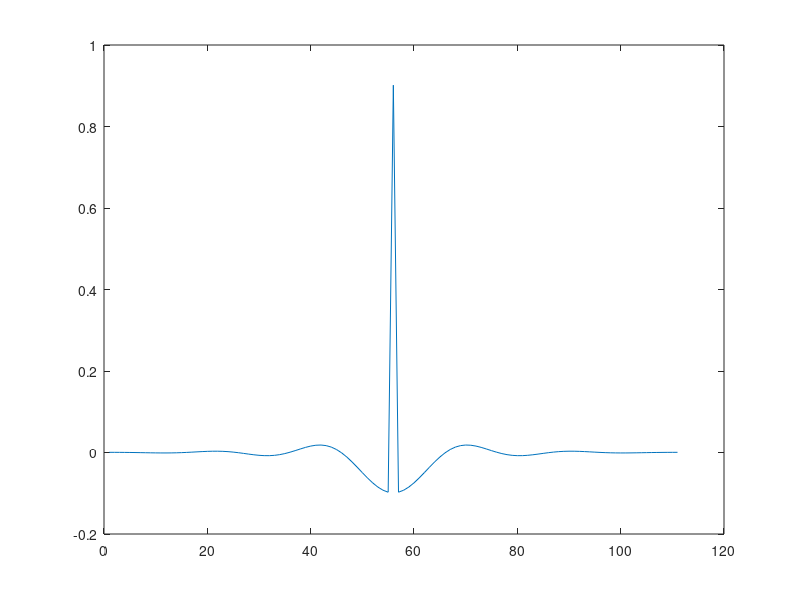
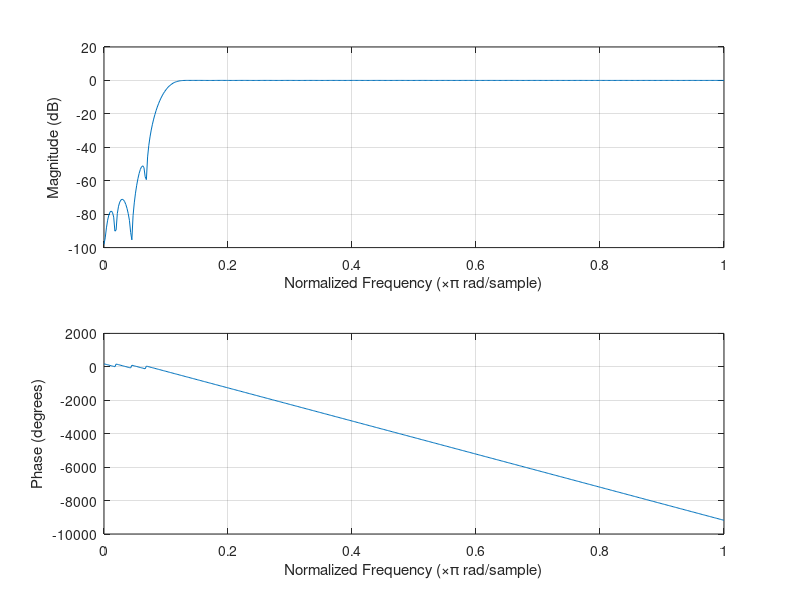

The MATLAB source for these figures, in order:
%--------------------------------------------------------------------------
% Copyright (c) 2015 Qualcomm Technologies International, Ltd.
%--------------------------------------------------------------------------
% create FIR filter coefficients for use in my_second_dsp_app
% uses 'fir1()' which is part of the signal processing toolbox
%--------------------------------------------------------------------------

function create_fir_coefs()

    command = 'b = fir1(110,0.1,''high'');';
    
    % create and plot filter
    eval(command);
    plot(b);
    figure;
    freqz(b,1);
    
    % create data file for use in kalimba code
    fid=fopen('fir_coefs.dat','w');
    fprintf(fid,'// filter coefficients for use in my_second_dsp_app\n');
    fprintf(fid,'// created in matlab using : %s\n',command);
    for i = 1:length(b-1)
        fprintf(fid,'%12.9f',b(i));
        if (i ~= length(b))
            fprintf(fid,',\n');
        else
            fprintf(fid,'\n');
        end
    end
    fclose(fid);

end
